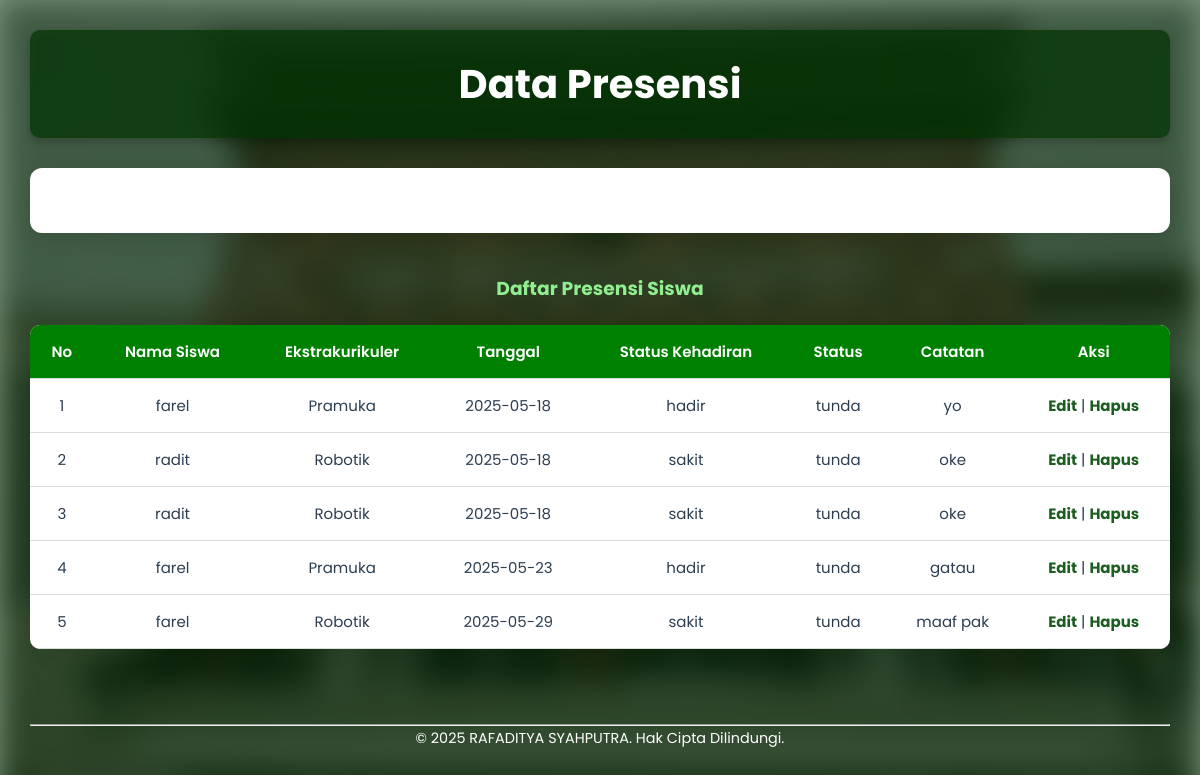
The app's page /admin_presensi.php with its own data.
### tables this page shows
CREATE TABLE `presensi` (
  `id_presensi` int(11) NOT NULL,
  `id_siswa` int(11) NOT NULL,
  `id_eskul` int(11) NOT NULL,
  `tanggal` date NOT NULL,
  `status_hadir` enum('hadir','izin','sakit','alpa') NOT NULL,
  `status` enum('tunda','diterima','ditolak') NOT NULL DEFAULT 'tunda',
  `catatan` text DEFAULT NULL
);

CREATE TABLE `siswa` (
  `id_siswa` int(11) NOT NULL,
  `nis` varchar(20) NOT NULL,
  `nama_siswa` varchar(200) NOT NULL,
  `kelas` varchar(10) NOT NULL,
  `jenis_kelamin` enum('L','P') DEFAULT NULL,
  `tanggal_lahir` date DEFAULT NULL,
  `alamat` text DEFAULT NULL,
  `no_telp` varchar(15) DEFAULT NULL,
  `email` varchar(100) DEFAULT NULL,
  `foto_profil` varchar(255) DEFAULT NULL
);

CREATE TABLE `eskul` (
  `id_eskul` int(11) NOT NULL,
  `nama_eskul` varchar(100) NOT NULL,
  `deskripsi` text NOT NULL,
  `pembina` varchar(100) NOT NULL,
  `hari_kegiatan` varchar(10) NOT NULL,
  `jam_mulai` time NOT NULL,
  `jam_selesai` time NOT NULL,
  `lokasi` varchar(100) NOT NULL,
  `kuota` int(11) DEFAULT NULL,
  `foto_eskul` varchar(255) DEFAULT NULL
);

### admin_presensi.php (the view, shortened to what this page needs)
<?php
include 'koneksi.php';
$query_presensi="SELECT
  p.id_presensi,
  p.tanggal,
  p.status_hadir,
  p.catatan,
  e.nama_eskul,
  p.status,
  s.nama_siswa
FROM presensi p
JOIN eskul e ON p.id_eskul = e.id_eskul
JOIN siswa s ON p.id_siswa = s.id_siswa";
$result_presensi = $conn->query($query_presensi);
?>
<html>
<head>
</head>
<body>
    <h1>Data Presensi</h1>
    <div class="isi">
    </div>
    <h3>Daftar Presensi Siswa</h3>
    <table class="tabel">
        <tr>
            <th>No</th>
            <th>Nama Siswa</th>
            <th>Ekstrakurikuler</th>
            <th>Tanggal</th>
            <th>Status Kehadiran</th>
            <th>Status</th>
            <th>Catatan</th>
            <th>Aksi</th>
        </tr>
        <?php
        $no = 1;
        if ($result_presensi->num_rows > 0):
            while ($row = $result_presensi->fetch_assoc()):
        ?>
        <tr>
            <td><?= $no++; ?></td>
            <td><?= htmlspecialchars($row['nama_siswa']); ?></td>
            <td><?= htmlspecialchars($row['nama_eskul']); ?></td>
            <td><?= htmlspecialchars($row['tanggal']); ?></td>
            <td><?= htmlspecialchars($row['status_hadir']); ?></td>
            <td><?= htmlspecialchars($row['status']); ?></td>
            <td><?= htmlspecialchars($row['catatan']); ?></td>
            <td>
                <a href="edit_presensi.php?id=<?= $row['id_presensi']; ?>">Edit</a> |
                <a href="hapus_presensi.php?id=<?= $row['id_presensi']; ?>" onclick="return confirm('Yakin ingin menghapus?')">Hapus</a>
            </td>
        </tr>
        <?php endwhile; else: ?>
        <tr><td colspan="6">Belum ada data presensi.</td></tr>
        <?php endif; ?>
    </table>
    <footer>
        <hr>
        <p>&copy;  <?php echo date('Y');?>  RAFADITYA SYAHPUTRA. Hak Cipta Dilindungi.</p>
    </footer>
</body>
</html>

### admin_presensi.php (style rules this page uses)
* { margin: 0; padding: 0; box-sizing: border-box; }
body { font-family: 'Poppins', sans-serif; color: #2c3e50; line-height: 1.7; padding: 30px; position: relative; min-height: 100vh; z-index: 1; }
body::before { content: ""; position: fixed; top: 0; left: 0; width: 100%; height: 100%; background-image: url('smkn13.jpg'); background-size: cover; background-position: center; background-repeat: no-repeat; filter: blur(15px) brightness(0.6); z-index: -2; pointer-events: none; }
body::after { content: ""; position: fixed; top: 0; left: 0; width: 100%; height: 100%; background: rgba(0, 50, 0, 0.5); z-index: -1; pointer-events: none; }
h1 { text-align: center; font-size: 2.5em; background: rgba(0, 50, 0, 0.7); color: white; padding: 20px; border-radius: 10px; margin-bottom: 30px; box-shadow: 0 4px 8px rgba(0, 0, 0, 0.2); animation: fadeIn 1s ease-in-out; }
h1 { animation: fadeIn 1s ease forwards; }
.isi { animation: slideIn 1.2s ease forwards; }
.tabel { animation: slideIn 1.4s ease forwards; }
h3 { animation: slideIn 1.6s ease forwards; }
.isi { max-width: 1500px; margin: auto; background-color: #ffffff; padding: 25px 30px; border-radius: 12px; box-shadow: 0 6px 20px rgba(0, 0, 0, 0.1); margin-bottom: 40px; }
h3 { color: #90EE90; animation: slideIn 1.4s ease forwards; text-align: center; }
table.tabel { width: 100%; border-collapse: collapse; margin: 20px auto; background-color: #fff; border-radius: 10px; overflow: hidden; box-shadow: 0 6px 20px rgba(0, 0, 0, 0.05); }
table.tabel th, table.tabel td { padding: 15px; text-align: center; border : none; font-size: 15px; border-bottom: 1px solid #ddd; }
table.tabel th { background-color: green; color: white; font-weight: 600; }
table.tabel td a { color: #1b5e20; font-weight: bold; text-decoration: none; }
footer { text-align: center; color: white; font-size: 0.9em; padding: 25px 0; margin-top: 50px; }

### records on screen
presensi: id_siswa.nama_siswa "farel", id_eskul.nama_eskul "Pramuka", tanggal "2025-05-18", status_hadir "hadir", status "tunda", catatan "yo"
presensi: id_siswa.nama_siswa "radit", id_eskul.nama_eskul "Robotik", tanggal "2025-05-18", status_hadir "sakit", status "tunda", catatan "oke"
presensi: id_siswa.nama_siswa "radit", id_eskul.nama_eskul "Robotik", tanggal "2025-05-18", status_hadir "sakit", status "tunda", catatan "oke"
presensi: id_siswa.nama_siswa "farel", id_eskul.nama_eskul "Pramuka", tanggal "2025-05-23", status_hadir "hadir", status "tunda", catatan "gatau"
presensi: id_siswa.nama_siswa "farel", id_eskul.nama_eskul "Robotik", tanggal "2025-05-29", status_hadir "sakit", status "tunda", catatan "maaf pak"
